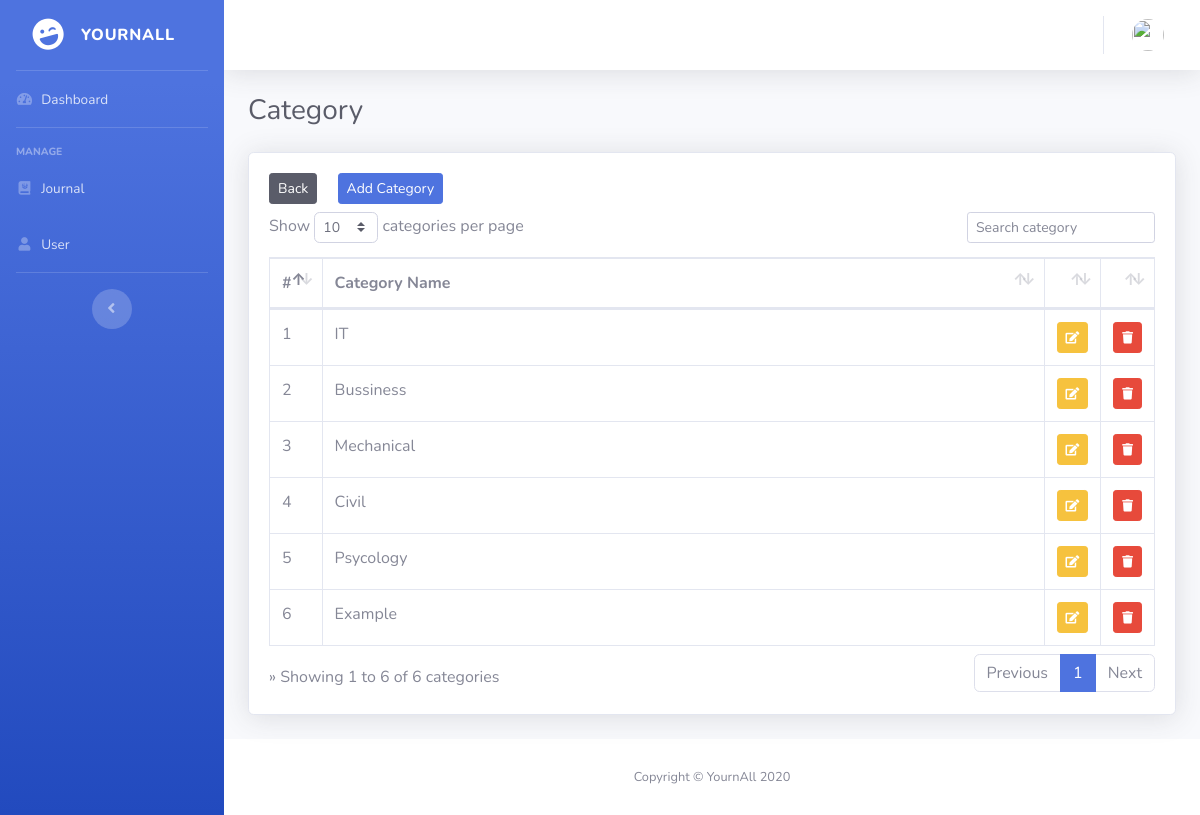
Page /index.php/administrator/category on the earlier database version.
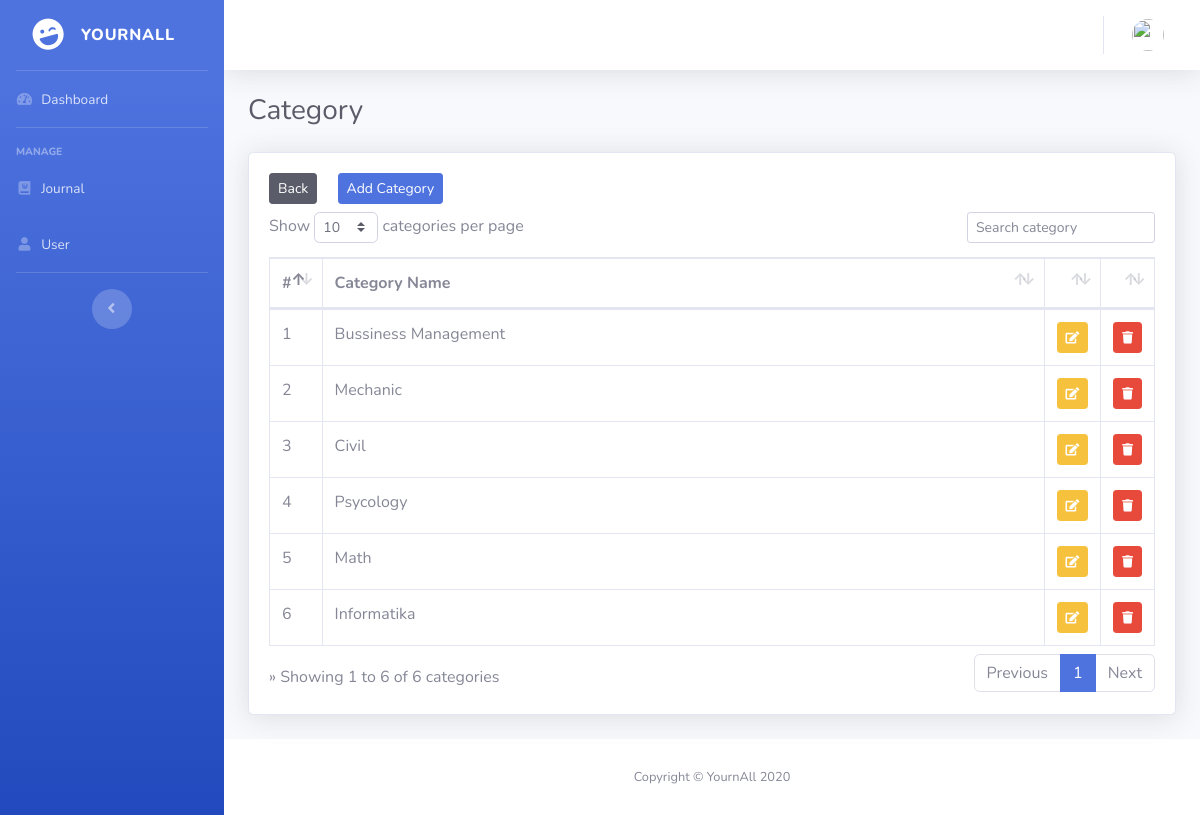
Same page on the later database version.
### tables this page shows
CREATE TABLE `category` (
  `id` int(11) NOT NULL,
  `category_name` varchar(64) NOT NULL
);

### application/controllers/administrator/Category.php (called while the page is built, shortened)
<?php
class Category extends CI_Controller
{
    public function index()
    {
        $data['user'] = $this->db->get_where('user', ['email' => $this->session->userdata('email')])->row_array();
        $data['category'] = $this->m_category->get_category()->result();
        $this->load->view('pages/administrator/templates/a_header');
        $this->load->view('pages/administrator/templates/a_sidebar');
        $this->load->view('pages/administrator/templates/a_topbar', $data);
        $this->load->view('pages/administrator/v_category', $data);
        $this->load->view('pages/administrator/templates/a_footer');
    }
}

### index.php (called while the page is built, shortened)
<?php
require_once BASEPATH.'core/CodeIgniter.php';

### application/models/m_category.php (called while the page is built, shortened)
<?php
class m_category extends CI_Model
{
    public function get_category()
    {
        return $this->db->get('category');
    }
}

### application/views/pages/administrator/v_category.php (the view, shortened to what this page needs)
<div class="container-fluid page" data-page="Category">
    <div class="d-sm-flex align-items-center justify-content-between mb-4">
        <h1 class="h3 mb-0 text-gray-800">Category</h1>
    </div>
    <div class="card shadow mb-4">
        <div class="card-body">
            <div class="table-responsive">
                <a href="<?= base_url('administrator/journal') ?>" class="btn btn-dark btn-sm mb-2">Back</a>
                <a href="" class="btn btn-primary btn-sm mb-2 ml-3" data-toggle="modal" data-target="#modal-add-category" data-backdrop="static" data-keyboard="false">Add Category</a>
                <table id="tabel_category" class="table table-bordered">
                    <thead>
                        <tr>
                            <th>#</th>
                            <th>Category Name</th>
                            <th></th>
                            <th></th>
                        </tr>
                    </thead>
                    <tbody>
                        <?php
                        $no = 1;
                        foreach ($category as $cg) { ?>
                            <tr>
                                <td width="20px"><?php echo $no++ ?></td>
                                <td><?php echo $cg->category_name ?></a></td>
                                <td width="20px">
                                    <a href="#" class="btn btn-warning btn-sm" data-toggle="modal" data-target="#modal-edit-category" data-backdrop="static" data-keyboard="false" title="Edit" data-id="<?= $cg->id; ?>" data-category_name="<?= $cg->category_name; ?>"><i class="fa fa-edit fa-sm"></i></a>
                                </td>
                                <td width="20px">
                                    <a href="<?= base_url(); ?>administrator/category/delete/<?= $cg->id; ?>" class="btn btn-danger btn-sm tombol-delete" data-toggle="tooltip" data-placement="top" title="Delete"><i class="fa fa-trash fa-sm"></i></a>
                                </td>
                            </tr>
                        <?php } ?>
                    </tbody>
                </table>
            </div>
        </div>
    </div>
</div>
</div>

Differences in the rows shown:
removed category: category_name "IT"
removed category: category_name "Example"
changed category: category_name "Bussiness" → "Bussiness Management"
changed category: category_name "Mechanical" → "Mechanic"
added category: category_name "Math"
added category: category_name "Informatika"
